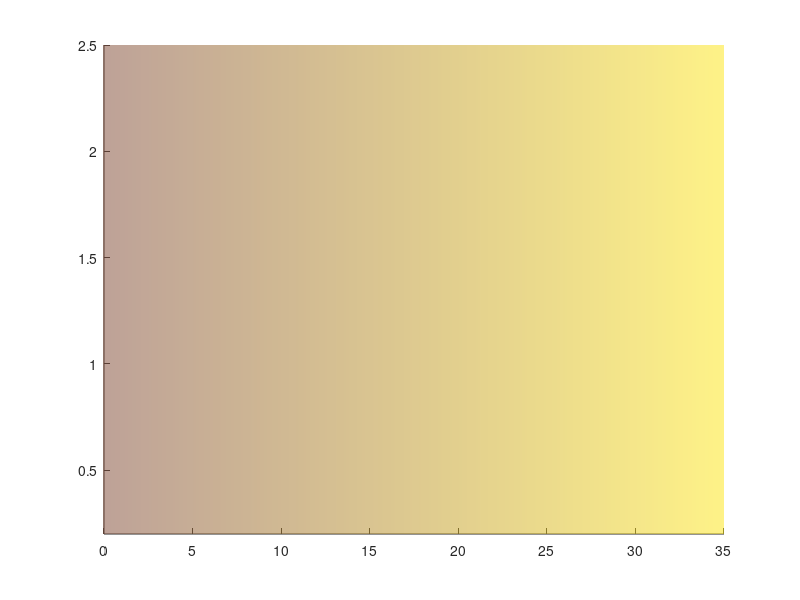

MATLAB code for this plot: (Note: this script raises an error after producing the figure.)
%/----------------------------------X------------------------------------/%
%Sam Lowe, ACES (SU) 2019: Plotting Figure 5, Lowe et al. 2019, Nat. Comms
%Latine hypercube model dispersion
%/----------------------------------X------------------------------------/%
close all; clear all
%function [] = RelDisp_Plot_LHS(pindex, titstr)

PAR.MIN(1, :)    = [150,  15.5, 1.4,  60,  70,  1.4,  0.05, 0.05, 0.05, 0.16, 30];
PAR.MAX(1, :)    = [600,  23.5, 1.8,  250, 100, 1.8,  0.40, 0.40, 2.40, 0.30, 50];
PAR.MIN(2, :)    = [450,  16,   1.55, 215, 75,  1.4,  0.60, 0.60, 0.05, 0.16, 30];
PAR.MAX(2, :)    = [1600, 32,   1.9,  690, 105, 1.75, 0.71, 0.71, 2.40, 0.30, 50];
NPARS            = size(PAR.MAX,2);
PAR_HS_RANGE     = zeros(2,NPARS); PAR_RANGE        = zeros(2,NPARS);
CDNC_THRESHOLDS  = [25, 28, 39];   %CDNC % change for albedo ehancement 5%
NSAMP            = 500;
OUTPUT_STRING{1} = '5000_Marine_OPTICS_LHSOUTPUT.mat';
OUTPUT_STRING{2} = 'REV_HYY_5000_Boreal_OPTICS_LHSOUTPUT.mat';
titles{1}        = '\rm a) Marine';  titles{2}        = '\rm b) Boreal';
UNIT_CONV        = [1e6, 1e-3, 1, 1e6, 1e-3, 1, 1, 1, 1, 1e-9, 1e-3 ];
UNIT_CONV        = repmat(UNIT_CONV, NSAMP, 1);
BARWIDTH         = 1.5;
LINW             = 2.5;
NSAMP            = 100;
HIST_NBIN        = 15;
STYLE            = 'stairs';
cpsz             = [20 20];
ALPHABET         = char(97:122); MKER = 'os';
bwidth           = 2;
alpha            = 0.55;        %Back ground transparency
EPS_SURF         = [0.7, 0.3]; %Global fraction surface coverage (marine, continental)
EPS_CLOUD        = [0.7, 0.5]; %Cloud fraction over surface (marine, continental)
XTickLabsFull    = {'     Maximum * supersaturation';...
                    'Smallest activated *         dry size';...
                    '       Cloud droplet * number concentration';...
                    'Liquid water *       path';...
                    'Cloud optical *    thickness';
                    'Cloud-top *   albedo'; '         Shortwave cloud * radiative effect differential'};
PRCS             = 95;         %Percentile for spread metric (and 100 - PRCS)
%Function for replacing "*" with newline for axis labels (XTickLabsFull)
labels           = cellfun(@(x) strrep(x,'*','\newline'), XTickLabsFull,'UniformOutput',false);
COLORS           = [0 0 1; 0 0.67 0.10]; 
COLORS           = [0 0 1; 0 0.77 0.15]; 
YLIMS            = [0.2 2.5]; 
XLIMS            = [0 35];

cloud_fracs = []


figure(1); %subplot(5,1,pindex)
patch([-20 XLIMS(2) XLIMS(2) -20], [YLIMS(1) YLIMS(1) YLIMS(2) YLIMS(2)],...
      [-20 XLIMS(2) XLIMS(2) -20], 'FaceColor','interp','EdgeColor','none',...
      'FaceAlpha',alpha); hold on; xlim(XLIMS); ylim(YLIMS)
      colormap(gca,cmocean('balance','Pivot',18))
l1 = line(XLIMS, [1 1]); set(l1,'Linewidth',1.2,'Color',[1 1 1]*0.5, 'Linestyle','-')

t = text(0.8,1.705,'Microphysical','FontSize',14,'FontWeight','bold');
[Xf, Yf] = ds2nfu(gca, [9 19], [1.7125 1.7125]); 
annotation('arrow', Xf,Yf)

t = text(19.5,1.705,'Cloud','FontSize',14,'FontWeight','bold');
[Xf, Yf] = ds2nfu(gca, [23 30.5], [1.7125 1.7125]); 
annotation('arrow', Xf,Yf)

t = text(31,1.705,'Global','FontSize',14,'FontWeight','bold');

t = text(15.5,1.7,['Columnar' newline 'integration'],'FontSize',12,...
        'FontWeight','bold','HorizontalAlignment','Center','Color',[0 0.45 0.74]);
t = text(25.75,1.7,['Droplet' newline 'scattering'],'FontSize',12,...
        'FontWeight','bold','HorizontalAlignment','Center','Color',[0.64 0.08 0.18]);
for jj   = 1:length(cloud_fracs)
for ienv = 1:2
clear OUTPUT
    %Load LHS output-------------------------------------------------------
    load(OUTPUT_STRING{ienv});
%     PARAMS              = PAR.MIN(ienv, :) + (PAR.MAX(ienv, :) - PAR.MIN(ienv, :)) ...
%                           .* QUOT_ARRAY;
%     PARAMS              = PARAMS ./ UNIT_CONV; %convert units
%     
    %Concatenate outputs, get stats----------------------------------------
    OUTPUT              = [SMAX; RACT_OUT(:,:,1); CDNC; LIQWATPATH; TAU; ALPHA];
    DELTA_OUTPUT        = 100 * (OUTPUT(2:2:end, :) ./ OUTPUT(1:2:end, :) - 1);
    DIFF_OUTPUT         = OUTPUT(2:2:end, :) - OUTPUT(1:2:end, :);
    
    %Determine forcing differential from alpha differential
    DIFF_FORCING        = 1370 / 4 * DIFF_OUTPUT(6,:) * EPS_SURF (ienv) * EPS_CLOUD (ienv);
    OUTPUT              = [OUTPUT; DIFF_FORCING];
    
    %Specify statistical defintions (average, spread)
    OUTPUT_AVG          = mean(OUTPUT, 2);
    OUTPUT_STD          = var(OUTPUT, [], 2).^ (1/2);
    OUTPUT_SPAN         = prctile(OUTPUT,95,2) - prctile(OUTPUT,5,2);
    OUTPUT_DISP         = abs(OUTPUT_SPAN ./ OUTPUT_AVG);
    
    %Plotting-------------------------------------------------------------
    YPLOT         = OUTPUT(1:13,:)' ./ OUTPUT_AVG(1:13)';
    ERRORB(:,1:2) = [prctile(OUTPUT,PRCS,2), prctile(OUTPUT,100-PRCS,2)];
    x0            = 1;  
    x0store(1)    = 1;
    ymv           = ERRORB(:,1)./OUTPUT_AVG(1:13);
    ypv           = ERRORB(:,2)./OUTPUT_AVG(1:13);
    
    %figure(1)
    % %p(ienv, ii) = patch([xm xp xp xm],[ym ym yp yp],'r'); hold on; box on
    % p(jj, ienv, ii) = patch([jj jj+1 jj+1 jj],[ym ym yp yp],'r'); hold on; box on

     %set(p(jj, ienv, ii), 'FaceColor', 'none', 'EdgeColor', COLORS(ienv,:),...
     %        'Linestyle', linsty, 'Linewidth',2);
     %    set(gca, 'YGrid', 'on', 'XGrid', 'off')

    if ienv == 2
         bwidth = bwidth/2; x0store = x0store + bwidth/2;
    end
   
    for ii = 1:length(cloud_fracs)
        ym         = ymv(ii);
        yp         = ypv(ii);
        if ienv == 1
            if mod(ii,2) == 0
                xm = x0; xp = x0 + bwidth; x0 = xp + 1;
                linsty = ':';
            else
                xm = x0; xp = x0 + bwidth; x0 = xp;
                linsty = '-';
            end
            x0store(ii+1) = x0;
        elseif ienv == 2
            xm = x0store(ii); xp = x0store(ii) + bwidth;
            if mod(ii,2) == 0
                linsty = ':';
            else
                linsty = '-';
            end
        end
        
        if ii == 13
            linsty = '--';
        end
      
        p(ienv, ii) = patch([xm xp xp xm],[ym ym yp yp],'r'); hold on; box on
        set(p(ienv, ii), 'FaceColor', 'none', 'EdgeColor', COLORS(ienv,:),...
            'Linestyle', linsty, 'Linewidth',2);
        set(gca, 'YGrid', 'on', 'XGrid', 'off')
        %title('Total parametric uncertainties')
    end
%     
% 
% %ABSOLUTES------------------------------------------------------------
% %      figure(2)
% %      for ip = 1:6
% %         subplot(2, 3, ip)
% %         YPLOT = OUTPUT_AVG(2*ip-1:2*ip,:); ERRORB = OUTPUT_SPAN(2*ip-1:2*ip,:)/2;
% %         XLABS{1} = XTickLabs{2*ip-1}; XLABS{2} = XTickLabs{2*ip};
% %
% %         XPLOT = 1:2;
% %         if ienv == 2
% %             XPLOT = 3:4;
% %         end
% %
% %         for j = 1:2
% %         eb_h = errorbar(XPLOT(j),YPLOT(j),ERRORB(j),'Marker',MKER(j),'MarkerSize',10,...
% %             'MarkerEdgeColor','k','MarkerFaceColor',COLORS(ienv,:),...
% %             'Color',COLORS(ienv,:),'linewidth',1.5,'capsize',cpsz(ienv)); hold on
% %         end
% %         xlim([0 5]); set(gca,'XTick',[]); ylabel(BOX_YLABS{ip}) %,'XTickLabel',[XLABS XLABS])
% %         title(strcat('\rm ',ALPHABET(ip+1),')'))
% %      end
% %----------------------------------------------------------------------
%     
% %DISCRETE PROB DENSITY FUNCTIONS---------------------------------------
% %     figure(2 + ienv)
% %     for io = 1:12
% %         subplot(4,6,io)
% %         h(io)    = histogram(OUTPUT(io,:), HIST_NBIN,'Normalization', 'pdf',...
% %                       'DisplayStyle',STYLE, 'Linewidth', LINW,'EdgeColor','k'); hold on
% %
% %         h(io+24) = histogram(OUTPUT_HS(io,:), HIST_NBIN,'Normalization', 'pdf',...
% %                       'DisplayStyle',STYLE, 'Linewidth', LINW/2,'EdgeColor','r');
% %         xlabel(XTickLabs{io})
% %     end
% %     title(titles{ienv})
% %---------------------------------------------------------------------
    
end
end



return
xtix      = x0store(2:2:end) - bwidth/2; 
xtix(end) = xtix(end) - bwidth;

figure(1)
%set(gca,'XTick',xtix,'XTickLabel', xtix, 'XTickLabelRotation', 45,'Xgrid','on')
set(gca,'XTick',xtix,'XTickLabel', labels, 'XTickLabelRotation', 0,'Xgrid','on',...
    'YTick',0.25:0.25:2.5,'YLim',[0.25 2.5])

ylabel('Mean-normalised parameteric uncertainties');

figure(1)
h = zeros(5, 1);
h(1) = plot(-5,-5,'k','Linewidth',2);
h(2) = plot(-5,-5,':k','Linewidth',2);
h(3) = plot(-5,-5,'--k','Linewidth',2);
h(4) = plot(-5,-5,'color',COLORS(1,:),'Linewidth',2);
h(5) = plot(-5,-5,'color',COLORS(2,:),'Linewidth',2);

legend(h, 'Bulk Köhler (BK)','Approx. compressed film (CF)','CF-BK differential',...
       'Marine','Boreal','Location','South','NumColumns',2)
       legend boxoff;

%end
       
%--------------------------------------------------------------------------      
%CODE GRAVEYARD------------------------------------------------------------

%title(strcat('\rm ',ALPHABET(1),')'));
%leg = legend('Marine BK', 'Marine CF', 'Boreal BK', 'Boreal CF',...
%'NumColumns', 2,'Location','Northeast');
%legend boxoff;

%'\Delta_{CDNC}';    '\Delta_{S_{max}}'; '\Delta_{r^*}';...
%'\delta_{CDNC}';    '\delta_{S_{max}}'; '\delta_{r^*}';...
%'\Delta_{\alpha}';  '\Delta_{\tau}';    '\Delta_{LWP}';...
%'\delta_{\alpha}';  '\delta_{\tau}';    '\delta_{LWP}'};

%XPLOT = [1:2:13]; XPLOT = sort([XPLOT, XPLOT+0.5]);

% patch([0 15 15 0], [0.5 0.5 1.5 1.5],[0 15 15 0],'FaceColor','interp','EdgeColor','none','FaceAlpha',alpha); hold on
% colormap(gca,cmocean('ice')); ax1 = gca
% ax2 = axes('Position',get(ax1,'Position'))
% patch(ax2,[15 30 30 15], [0.5 0.5 1.5 1.5],[15 30 30 15],'FaceColor','interp','EdgeColor','none','FaceAlpha',alpha)
% colormap(ax2,cmocean('amp'))
% linkaxes([ax1, ax2]); ax2.Visible = 'off';

%COLORS       = [0.00, 0.45, 0.74;...
%                0.47, 0.67, 0.19;...
%                0.85, 0.33, 0.1];
%--------------------------------------------------------------------------      
%--------------------------------------------------------------------------      

